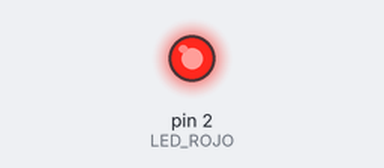
Bench run of a sketch on a simulated Arduino Uno, built with avr-gcc and run on an emulated ATmega328P. On the bench: output pins drawn as LEDs (lit = HIGH).

Above: at 0.2 s.
At 4.2 s:
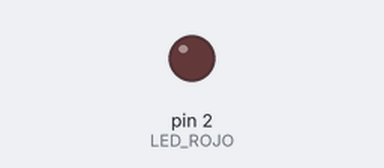
Timing chart, 0 to 7.8 s (numbered marks = the images above):
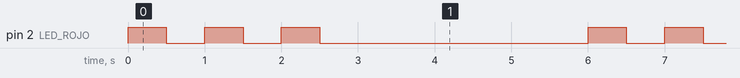

The sketch:

Reto_11.ino
```cpp
//EJERCICIO 11 EL BUCLE FOR Crear un programa que emita secuencias de destellos(3 destellos)

//definiciones
#define LED_ROJO 2                   // constante LED_ROJO=2

void setup() {                       // Función de Inicialización

  pinMode (LED_ROJO, OUTPUT);        // configura el pin 2 como salida

}

void loop() {                         //Función de principal

  for (int x=0; x<3; x++)             //inicializamos variable x a 1
                                      //mientras x menor 3, incrementamos 1
  {
    digitalWrite(LED_ROJO, HIGH);    //LED se enciende
    delay(500);                      //espera 0.5 segundos
    digitalWrite(LED_ROJO, LOW);     //LED se apaga
    delay(500);                      //espera 0.5 segundos
  }
  delay(3000);                       //detenemos los destellos 3 segundos

}
```

Measured:
- by itself, pin 2 (LED_ROJO): repeats every 6.0 s: 2 × (LOW 0.50 s, HIGH 0.50 s), LOW 3.5 s, HIGH 0.50 s
- by itself, everything shown: repeats every 6.0 s, in 6 steps
